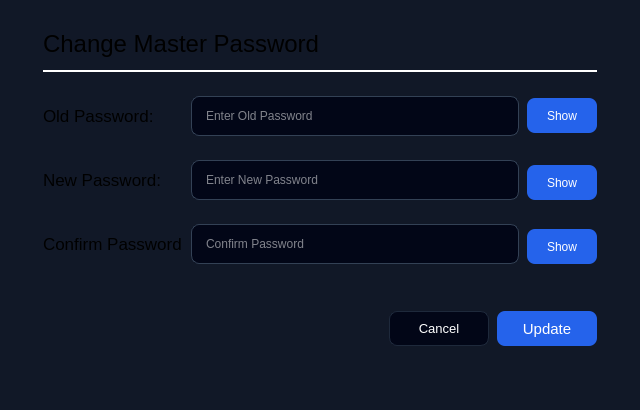
<?xml version="1.0" encoding="UTF-8"?>
<ui version="4.0">
 <class>ChangeMasterPasswordDialog</class>
 <widget class="QDialog" name="ChangeMasterPasswordDialog">
  <property name="geometry">
   <rect>
    <x>0</x>
    <y>0</y>
    <width>640</width>
    <height>410</height>
   </rect>
  </property>
  <property name="minimumSize">
   <size>
    <width>640</width>
    <height>410</height>
   </size>
  </property>
  <property name="maximumSize">
   <size>
    <width>640</width>
    <height>410</height>
   </size>
  </property>
  <property name="windowTitle">
   <string>ChangeMasterPasswordDialog</string>
  </property>
  <property name="styleSheet">
   <string notr="true">QWidget#ChangeMasterPasswordDialog{
	background-color: #111827;
}

QPushButton {
    background-color: #2563eb;
    color: #ffffff;
    border: none;
	border-radius: 8px;
}

QPushButton:hover {
    background-color: #1d4ed8;
}

QPushButton:pressed {
    background-color: #1e40af;
}

QPushButton#cancelButton {
    background-color: rgb(2, 6, 23);
    border: 1px solid rgb(30, 41, 59);
    border-radius: 8px;
    padding: 6px 12px;
    font-size: 13px;
}

QPushButton#cancelButton:hover {
    background-color: rgb(30, 41, 59);
}

QLineEdit {
    background-color: rgb(2, 6, 23);
    color: rgb(255, 255, 255);
    border: 1px solid rgb(51, 65, 85);
    border-radius: 8px;
    padding: 8px 12px;
}

QLineEdit:focus {
    border: 1px solid rgb(10, 94, 221);
}

QLabel#messageLabel{
	color: rgb(255, 33, 33);
}

QWidget#hrLine {
	background-color: rgb(255, 255, 255);
}</string>
  </property>
  <layout class="QGridLayout" name="gridLayout">
   <item row="0" column="0">
    <widget class="QWidget" name="widget" native="true">
     <property name="minimumSize">
      <size>
       <width>600</width>
       <height>390</height>
      </size>
     </property>
     <property name="maximumSize">
      <size>
       <width>600</width>
       <height>390</height>
      </size>
     </property>
     <property name="styleSheet">
      <string notr="true"/>
     </property>
     <layout class="QVBoxLayout" name="verticalLayout_2">
      <property name="spacing">
       <number>8</number>
      </property>
      <item>
       <layout class="QVBoxLayout" name="verticalLayout">
        <property name="spacing">
         <number>12</number>
        </property>
        <property name="leftMargin">
         <number>12</number>
        </property>
        <property name="topMargin">
         <number>8</number>
        </property>
        <property name="rightMargin">
         <number>12</number>
        </property>
        <property name="bottomMargin">
         <number>8</number>
        </property>
        <item>
         <widget class="QLabel" name="changeMasterPasswordLabel">
          <property name="font">
           <font>
            <pointsize>18</pointsize>
           </font>
          </property>
          <property name="text">
           <string>Change Master Password</string>
          </property>
         </widget>
        </item>
        <item>
         <widget class="QWidget" name="hrLine" native="true">
          <property name="minimumSize">
           <size>
            <width>0</width>
            <height>2</height>
           </size>
          </property>
          <property name="maximumSize">
           <size>
            <width>16777215</width>
            <height>2</height>
           </size>
          </property>
          <property name="baseSize">
           <size>
            <width>0</width>
            <height>0</height>
           </size>
          </property>
         </widget>
        </item>
       </layout>
      </item>
      <item>
       <layout class="QHBoxLayout" name="oldPasswordLayout" stretch="0,1,0">
        <property name="spacing">
         <number>8</number>
        </property>
        <property name="leftMargin">
         <number>12</number>
        </property>
        <property name="topMargin">
         <number>8</number>
        </property>
        <property name="rightMargin">
         <number>12</number>
        </property>
        <property name="bottomMargin">
         <number>8</number>
        </property>
        <item>
         <widget class="QLabel" name="oldPasswordLabel">
          <property name="sizePolicy">
           <sizepolicy hsizetype="Fixed" vsizetype="Fixed">
            <horstretch>0</horstretch>
            <verstretch>0</verstretch>
           </sizepolicy>
          </property>
          <property name="minimumSize">
           <size>
            <width>140</width>
            <height>35</height>
           </size>
          </property>
          <property name="maximumSize">
           <size>
            <width>140</width>
            <height>35</height>
           </size>
          </property>
          <property name="font">
           <font>
            <pointsize>13</pointsize>
           </font>
          </property>
          <property name="text">
           <string>Old Password: </string>
          </property>
         </widget>
        </item>
        <item>
         <widget class="QLineEdit" name="oldPasswordLineEdit">
          <property name="minimumSize">
           <size>
            <width>60</width>
            <height>40</height>
           </size>
          </property>
          <property name="maximumSize">
           <size>
            <width>400</width>
            <height>40</height>
           </size>
          </property>
          <property name="styleSheet">
           <string notr="true"/>
          </property>
          <property name="echoMode">
           <enum>QLineEdit::EchoMode::Password</enum>
          </property>
          <property name="placeholderText">
           <string>Enter Old Password</string>
          </property>
         </widget>
        </item>
        <item>
         <widget class="QPushButton" name="tooglePasswordVisibility">
          <property name="sizePolicy">
           <sizepolicy hsizetype="Minimum" vsizetype="Fixed">
            <horstretch>0</horstretch>
            <verstretch>0</verstretch>
           </sizepolicy>
          </property>
          <property name="minimumSize">
           <size>
            <width>70</width>
            <height>35</height>
           </size>
          </property>
          <property name="maximumSize">
           <size>
            <width>100</width>
            <height>35</height>
           </size>
          </property>
          <property name="font">
           <font/>
          </property>
          <property name="text">
           <string>Show</string>
          </property>
         </widget>
        </item>
       </layout>
      </item>
      <item>
       <layout class="QHBoxLayout" name="newPasswordLayout" stretch="0,1,0">
        <property name="spacing">
         <number>8</number>
        </property>
        <property name="leftMargin">
         <number>12</number>
        </property>
        <property name="topMargin">
         <number>8</number>
        </property>
        <property name="rightMargin">
         <number>12</number>
        </property>
        <property name="bottomMargin">
         <number>8</number>
        </property>
        <item>
         <widget class="QLabel" name="newPasswordLabel">
          <property name="sizePolicy">
           <sizepolicy hsizetype="Fixed" vsizetype="Fixed">
            <horstretch>0</horstretch>
            <verstretch>0</verstretch>
           </sizepolicy>
          </property>
          <property name="minimumSize">
           <size>
            <width>140</width>
            <height>35</height>
           </size>
          </property>
          <property name="maximumSize">
           <size>
            <width>140</width>
            <height>35</height>
           </size>
          </property>
          <property name="font">
           <font>
            <pointsize>13</pointsize>
            <fontweight>Medium</fontweight>
           </font>
          </property>
          <property name="text">
           <string>New Password: </string>
          </property>
         </widget>
        </item>
        <item>
         <widget class="QLineEdit" name="newPasswordLineEdit">
          <property name="minimumSize">
           <size>
            <width>60</width>
            <height>40</height>
           </size>
          </property>
          <property name="maximumSize">
           <size>
            <width>400</width>
            <height>40</height>
           </size>
          </property>
          <property name="styleSheet">
           <string notr="true"/>
          </property>
          <property name="echoMode">
           <enum>QLineEdit::EchoMode::Password</enum>
          </property>
          <property name="placeholderText">
           <string>Enter New Password</string>
          </property>
         </widget>
        </item>
        <item>
         <widget class="QPushButton" name="tooglePasswordVisibility_2">
          <property name="minimumSize">
           <size>
            <width>70</width>
            <height>35</height>
           </size>
          </property>
          <property name="maximumSize">
           <size>
            <width>16777215</width>
            <height>30</height>
           </size>
          </property>
          <property name="font">
           <font/>
          </property>
          <property name="text">
           <string>Show</string>
          </property>
         </widget>
        </item>
       </layout>
      </item>
      <item>
       <layout class="QHBoxLayout" name="confirmPasswordLayout" stretch="0,1,0">
        <property name="spacing">
         <number>8</number>
        </property>
        <property name="leftMargin">
         <number>12</number>
        </property>
        <property name="topMargin">
         <number>8</number>
        </property>
        <property name="rightMargin">
         <number>12</number>
        </property>
        <property name="bottomMargin">
         <number>8</number>
        </property>
        <item>
         <widget class="QLabel" name="confirmPasswordLabel">
          <property name="sizePolicy">
           <sizepolicy hsizetype="Fixed" vsizetype="Fixed">
            <horstretch>0</horstretch>
            <verstretch>0</verstretch>
           </sizepolicy>
          </property>
          <property name="minimumSize">
           <size>
            <width>140</width>
            <height>35</height>
           </size>
          </property>
          <property name="maximumSize">
           <size>
            <width>140</width>
            <height>35</height>
           </size>
          </property>
          <property name="font">
           <font>
            <pointsize>13</pointsize>
            <fontweight>Medium</fontweight>
           </font>
          </property>
          <property name="text">
           <string>Confirm Password:</string>
          </property>
         </widget>
        </item>
        <item>
         <widget class="QLineEdit" name="confirmPasswordLineEdit">
          <property name="minimumSize">
           <size>
            <width>60</width>
            <height>40</height>
           </size>
          </property>
          <property name="maximumSize">
           <size>
            <width>400</width>
            <height>40</height>
           </size>
          </property>
          <property name="styleSheet">
           <string notr="true"/>
          </property>
          <property name="echoMode">
           <enum>QLineEdit::EchoMode::Password</enum>
          </property>
          <property name="placeholderText">
           <string>Confirm Password</string>
          </property>
         </widget>
        </item>
        <item>
         <widget class="QPushButton" name="tooglePasswordVisibility_3">
          <property name="minimumSize">
           <size>
            <width>70</width>
            <height>35</height>
           </size>
          </property>
          <property name="maximumSize">
           <size>
            <width>16777215</width>
            <height>30</height>
           </size>
          </property>
          <property name="font">
           <font/>
          </property>
          <property name="text">
           <string>Show</string>
          </property>
         </widget>
        </item>
       </layout>
      </item>
      <item>
       <widget class="QLabel" name="messageLabel">
        <property name="font">
         <font>
          <pointsize>10</pointsize>
         </font>
        </property>
        <property name="text">
         <string/>
        </property>
       </widget>
      </item>
      <item>
       <layout class="QHBoxLayout" name="optionsLayout">
        <property name="spacing">
         <number>8</number>
        </property>
        <property name="leftMargin">
         <number>12</number>
        </property>
        <property name="topMargin">
         <number>8</number>
        </property>
        <property name="rightMargin">
         <number>12</number>
        </property>
        <property name="bottomMargin">
         <number>12</number>
        </property>
        <item>
         <spacer name="horizontalSpacer_4">
          <property name="orientation">
           <enum>Qt::Orientation::Horizontal</enum>
          </property>
          <property name="sizeHint" stdset="0">
           <size>
            <width>40</width>
            <height>20</height>
           </size>
          </property>
         </spacer>
        </item>
        <item>
         <widget class="QPushButton" name="cancelButton">
          <property name="minimumSize">
           <size>
            <width>100</width>
            <height>35</height>
           </size>
          </property>
          <property name="maximumSize">
           <size>
            <width>100</width>
            <height>35</height>
           </size>
          </property>
          <property name="font">
           <font>
            <pointsize>-1</pointsize>
           </font>
          </property>
          <property name="cursor">
           <cursorShape>PointingHandCursor</cursorShape>
          </property>
          <property name="contextMenuPolicy">
           <enum>Qt::ContextMenuPolicy::PreventContextMenu</enum>
          </property>
          <property name="text">
           <string>Cancel</string>
          </property>
         </widget>
        </item>
        <item>
         <widget class="QPushButton" name="updateButton">
          <property name="minimumSize">
           <size>
            <width>100</width>
            <height>35</height>
           </size>
          </property>
          <property name="maximumSize">
           <size>
            <width>100</width>
            <height>35</height>
           </size>
          </property>
          <property name="font">
           <font>
            <pointsize>11</pointsize>
           </font>
          </property>
          <property name="cursor">
           <cursorShape>PointingHandCursor</cursorShape>
          </property>
          <property name="text">
           <string>Update</string>
          </property>
         </widget>
        </item>
       </layout>
      </item>
      <item>
       <spacer name="verticalSpacer">
        <property name="orientation">
         <enum>Qt::Orientation::Vertical</enum>
        </property>
        <property name="sizeHint" stdset="0">
         <size>
          <width>20</width>
          <height>40</height>
         </size>
        </property>
       </spacer>
      </item>
     </layout>
    </widget>
   </item>
  </layout>
 </widget>
 <layoutdefault spacing="6" margin="11"/>
 <resources/>
 <connections/>
</ui>
